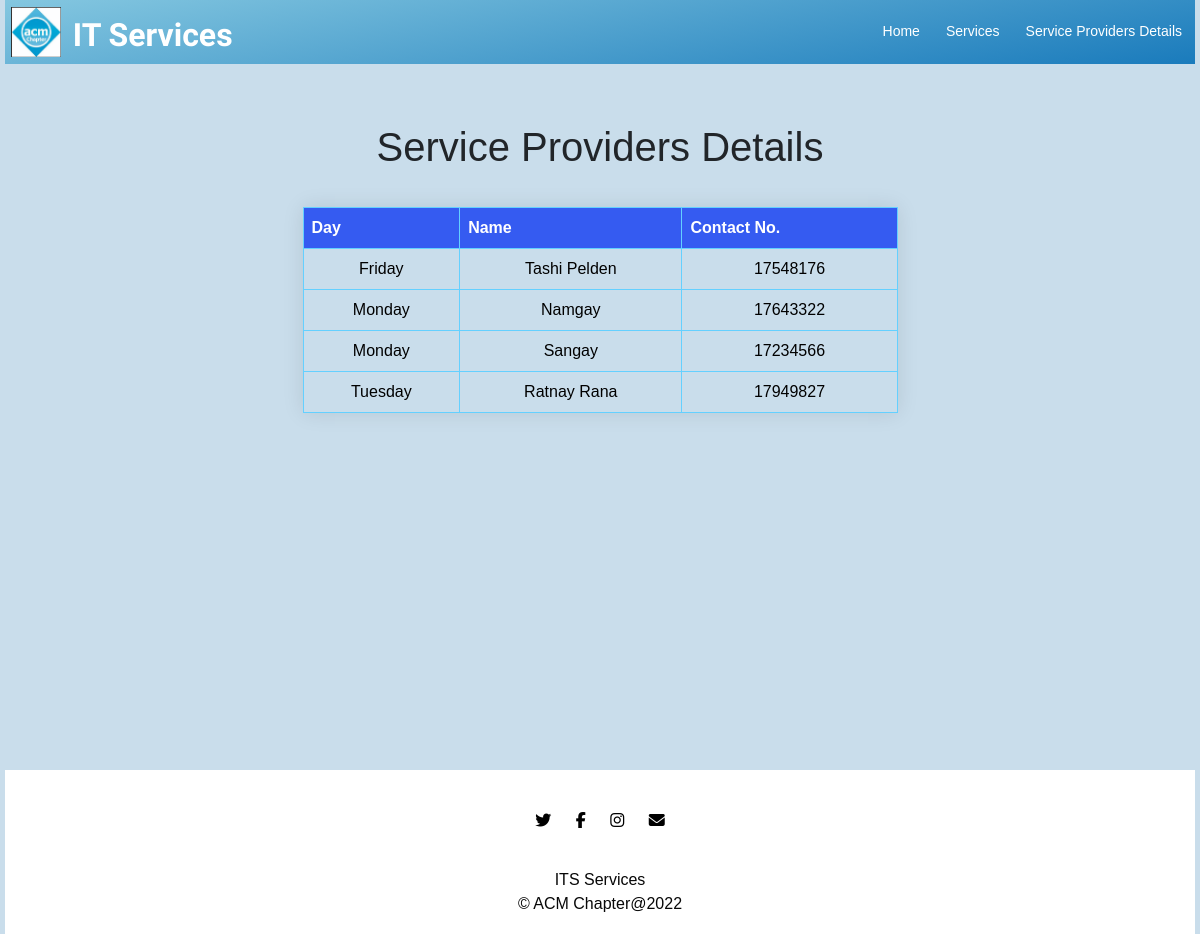
Page /serviceproviders/ on the committed database.
### Rana/models.py (models this page shows, shortened)
class Student(models.Model):
    Name = models.TextField(max_length=255)
    Student_Id = models.IntegerField()
    password = models.CharField(max_length=255)
    contact = models.IntegerField()
    Day = models.TextField(max_length=255)
    created_at = models.DateTimeField(auto_now_add=True)
    objects = models.Manager()

### Rana/views.py (the view)
# urls.py: path('serviceproviders/', views.serviceProviders, name='serviceProviders'),
def serviceProviders(request):
    form = Student.objects.order_by('Day').values()
    context = {'form': form}
    return render(request, 'service_providers.html', context)

### templates/service_providers.html (shortened to what this page needs)
<!DOCTYPE html>
<html lang="en">
<head>
    <link href="https://cdn.jsdelivr.net/npm/bootstrap@5.2.0-beta1/dist/css/bootstrap.min.css" rel="stylesheet"
>
    <link rel="stylesheet" href="../static/css/services.css">
    <link rel="stylesheet" href="../static/css/index.css">
    <link rel="stylesheet" href="../static/css/data.css">
</head>
<body>
    <section id="title">
        <div class="container-fluid">
            <nav class="navbar navbar-expand-lg">
                <img style="height: 50px; width: 50px; margin-right: 1%; margin-left: 0.5%;"
                    src="../static/images/logo.png" alt="VVV">
                <a class="navbar-brand nav-it" href="/">IT Services</a>
                <div class="collapse navbar-collapse" id="navbarTogglerDemo01">
                    <ul class="navbar-nav ms-auto">
                        <li class="nav-item">
                            <a href="/" class="nav-link">Home</a>
                        </li>
                        <li class="nav-item">
                            <a href="/services" class="nav-link">Services</a>
                        </li>
                        <li class="nav-item">
                            <a href="/serviceproviders" class="nav-link">Service Providers Details</a>
                        </li>
                    </ul>
                </div>
            </nav>
    </section>
    <section class="body" style="margin-bottom: 30%; margin-top: 5%;">
        <h1>Service Providers Details</h1>
        <form action="{% url 'presentData' %} " method="post">
            <table class="table table-bordered" cellpadding="0" cellspacing="0" border="1">
                <tr class="thead">
                    <th>Day</th>
                    <th>Name</th>
                    <th>Contact No.</th>
                </tr>
                {% for x in form %}
                <tr>
                    <td>{{x.Day}}</td>
                    <td> {{x.Name}}</td>
                    <td>{{x.contact }}</td>
                </tr>
                {% endfor %}
            </table>
        </form>
    </section>
    <footer id="footer">
        <div class="social-media-links footer-social">
            <i class="social-media-links fa-brands fa-twitter"></i>
            <a href="https://www.facebook.com/rubacmchapter"><i
                    class="social-media-links fa-brands fa-facebook-f"></i></a>
            <i class="social-media-links fa-brands fa-instagram"></i>
            <a href="mailto:acmstudentchapter.cst@rub.edu.bt"><i
                    class="social-media-links fa-solid fa-envelope"></i></a>
        </div>
        <p>ITS Services <br> © ACM Chapter@2022</p>
    </footer>
</body>
</html>

### static/css/services.css (style rules this page uses)
.table { border-color: #64d0ff; }
td { font-family: Arial, Helvetica, sans-serif; color: #61bde4; }

### static/css/index.css (style rules this page uses)
body { font-family: "Montserrat"; text-align: center; background-color: #c9ddeb; padding: 5px; }
.navbar { padding: 0; background: linear-gradient(350deg, #1a7bbc, #84c7e0); }
.navbar-brand { font-family: "Ubuntu"; font-size: 2rem; font-weight: bold; color: #ffffff; --bs-navbar-hover-color: #fff; --bs-navbar-brand-hover-color: #fff; }
.nav-it { margin-top: .5%; }
.nav-item { padding: 5px; }
.nav-link { font-size: 14px; font-family: 'Arial', serif; color: #fff; --bs-nav-link-hover-color: #ececec; }
#title { background-color: #ffffff; color: #000000; text-align: left; }
h1, h2, h3, h4, h5, h6 { font-family:'Trebuchet MS', 'Lucida Sans Unicode', 'Lucida Grande', 'Lucida Sans', Arial, sans-serif; line-height: 1.2; }
.container-fluid { padding: 0% 0% 0%; }
.fa-solid { color: #ef8172; margin-bottom: 1rem; }
p { color: #080808; font-family:Verdana, Geneva, Tahoma, sans-serif; }
#footer { background-color: #fff; padding: 2px; margin-top: 10px; }
.social-media-links { margin: 20px 10px; color: black; }

### static/css/data.css (style rules this page uses)
html, body { height: 100%; }
body { margin: 0; font-family: sans-serif; font-weight: 100; padding-top: 5%; }
form { width: 50%; margin-left: 25%; margin-top: 3%; }
table { width: 800px; border-collapse: collapse; overflow: hidden; box-shadow: 0 0 20px rgba(0, 0, 0, 0.1); }
th, td { padding: 15px; background-color: rgba(255, 255, 255, 0.2); }
th { text-align: left; }
.thead th { background-color: rgb(53, 91, 241); color: white; }
tbody td { position: relative; }

### templates/service_providers.html (style rules this page uses)
td { color: black; }
body { padding-top: 0; }

### rows in the picture
Student: Day "Friday", Name "Tashi Pelden", contact "17548176"
Student: Day "Monday", Name "Namgay", contact "17643322"
Student: Day "Monday", Name "Sangay", contact "17234566"
Student: Day "Tuesday", Name "Ratnay Rana", contact "17949827"
